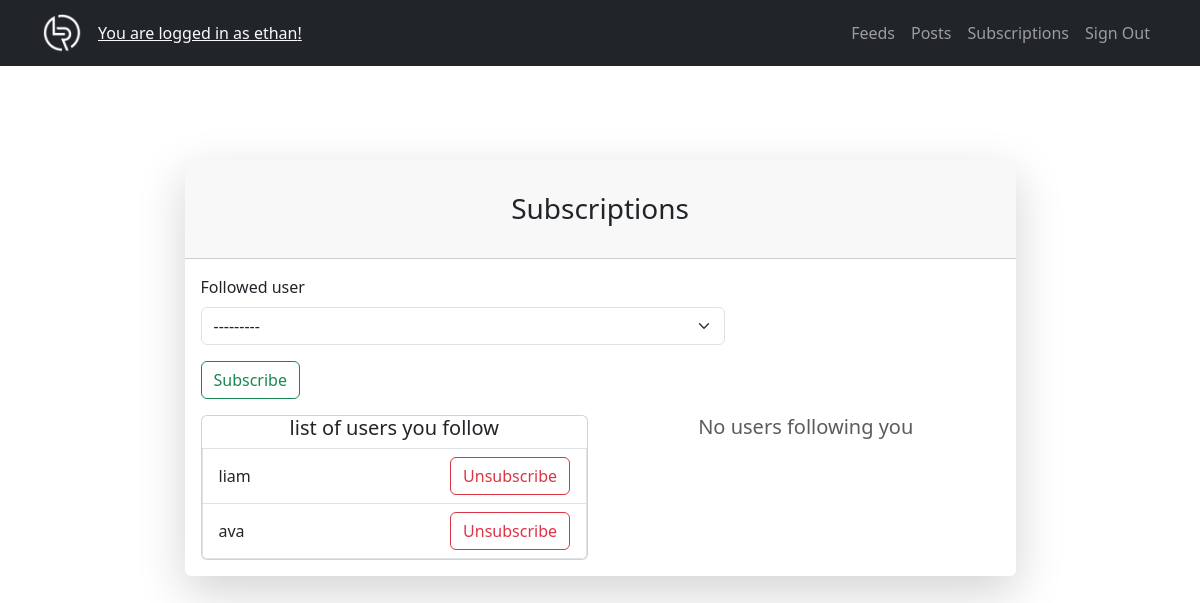
Page /reviews/subscribe/ (signed in) on the committed database.
### reviews/models.py (models this page shows, shortened)
class UserFollow(models.Model):
    user = models.ForeignKey(User, on_delete=models.CASCADE, related_name="following")
    followed_user = models.ForeignKey(
        User, on_delete=models.CASCADE, related_name="followed_by"
    )
    class Meta:
        verbose_name = "User Follow"
        verbose_name_plural = "User Follows"
        unique_together = ("user", "followed_user")

### reviews/views.py (the view, shortened to what this page needs)
# urls.py: path("subscribe/", SubscribeView.as_view(), name="subscribe"),
class SubscribeView(LoginRequiredMixin, TemplateView):
    template_name = "reviews/subscribe.html"
    title = "Subscriptions"
    def get_context_data(self, **kwargs):
        context = super().get_context_data(**kwargs)
        user_follows = UserFollow.objects.filter(user=self.request.user).order_by(
            "followed_user"
        )
        followed_by = UserFollow.objects.filter(
            followed_user=self.request.user
        ).order_by("user")
        context["form"] = SubscribeForm()
        context["user_follows"] = user_follows
        context["followed_by"] = followed_by
        context["title"] = self.title
        return context

### reviews/forms.py
class SubscribeForm(forms.ModelForm):
    class Meta:
        model = UserFollow
        fields = ["followed_user"]

### reviews/templates/reviews/subscribe.html (shortened to what this page needs)
{% extends "core/base.html" %}
{% load django_bootstrap5 %}
{% block content %}
    {% if user.is_authenticated %}
        <div class="form-content my-5 p-3">
            <div class="container">
                <div class="row justify-content-center">
                    <div class="col-lg-9">
                        <div class="card shadow-lg border-0 rounded-lg mt-0 mb-3">
                            <div class="card-header justify-content-center">
                                <h3 class="font-weight-light my-4 text-center">{{ title }}</h3>
                            </div>
                            <div class="card-body">
                                <form class="row mb-3" method="post">
                                    <div class="col-md-8">
                                        {% bootstrap_form form %}
                                        <button class="btn btn-outline-success"
                                                type="submit"
                                                name="action"
                                                value="subscribe">Subscribe</button>
                                    </div>
                                </form>
                                <div class="row">
                                    <div class="col-md-6">
                                        {% if user_follows %}
                                            <div class="card">
                                                <ul class="list-group">
                                                    <h5 class="text-center">list of users you follow</h5>
                                                    {% for follow in user_follows %}
                                                        <li class="list-group-item">
                                                            <div class="d-flex align-items-center">
                                                                <div>{{ follow.followed_user.username }}</div>
                                                                <form method="post" class="ms-auto">
                                                                    <button class="btn btn-outline-danger"
                                                                            type="submit"
                                                                            name="action"
                                                                            value="unsubscribe">Unsubscribe</button>
                                                                </form>
                                                            </div>
                                                        </li>
                                                    {% endfor %}
                                                </ul>
                                            </div>
                                        {% else %}
                                            <h5 class="text-center text-muted">No subscriptions</h5>
                                        {% endif %}
                                    </div>
                                    <div class="col-md-6">
                                        {% if followed_by %}
                                            <div class="card">
                                                <ul class="list-group">
                                                    <h5 class="text-center">list of users who follow you</h5>
                                                    {% for follow in followed_by %}
                                                        <li class="list-group-item">
                                                            <div class="d-flex align-items-start">
                                                                <div>{{ follow.user.username }}</div>
                                                            </div>
                                                        </li>
                                                    {% endfor %}
                                                </ul>
                                            </div>
                                        {% else %}
                                            <h5 class="text-center text-muted">No users following you</h5>
                                        {% endif %}
                                    </div>
                                </div>
                            </div>
                        </div>
                    </div>
                </div>
            </div>
        </div>
    {% endif %}
{% endblock content %}

### templates/core/includes/navbar.html (shortened to what this page needs)
{% load static %}
<nav class="navbar navbar-expand-lg navbar-dark bg-dark fixed-top">
    <div class="container">
            <a class="navbar-brand mr-4" href="#">
                <img class="rounded-circle ml-2"
                     src="{% static 'img/logo-white.png' %}"
                     alt="logo"
                     style="width: 40px;
                            height: 40px" />
            </a>
            {% if user.is_authenticated %}
                <a class="navbar-item text-light" href="{% url 'pwd_change' %}">You are logged in as {{ request.user }}!</a>
            {% endif %}
            <div class="collapse navbar-collapse" id="collapsibleNavbar">
                <ul class="navbar-nav ms-auto">
                    {% if user.is_authenticated %}
                        <li class="nav-item">
                            <a class="nav-link" href="{% url 'feeds' %}">Feeds</a>
                        </li>
                        <li class="nav-item">
                            <a class="nav-link" href="{% url 'posts' %}">Posts</a>
                        </li>
                        <li class="nav-item">
                            <a class="nav-link" href="{% url 'subscribe' %}">Subscriptions</a>
                        </li>
                        <li class="nav-item">
                            <a class="nav-link" href="{% url 'signout' %}">Sign Out</a>
                        </li>
                    {% endif %}
                </ul>
            </div>
        </div>
    </nav>

### rows in the picture
UserFollow: followed_user.username "liam"
UserFollow: followed_user.username "ava"

### other values in the picture
{{ request.user }} "ethan"
{{ title }} "Subscriptions"
